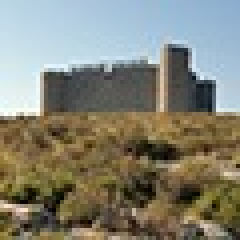
%> input picture Octave/Montgri.jpg, 60 x 60 px (shown 4 times larger)
$ octave SplitImageRGBChannels.m   (GNU Octave 9; MATLAB toolbox functions it lacks are replaced by stand-ins)
%> lines starting %> are read from the running program, lines starting %| are printed output that depends on the picture
% Read in original RGB image.
rgbImage = imread('Montgri.jpg');
%> rgbImage is the input picture: size 60x60x3 uint8; mean R, G, B 131.8, 131, 117.5
% Extract color channels.
redChannel = rgbImage(:,:,1); % Red channel
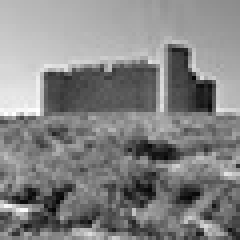
%> redChannel: size 60x60 uint8 (shown 4 times larger); min 5, max 255, mean 131.8
greenChannel = rgbImage(:,:,2); % Green channel
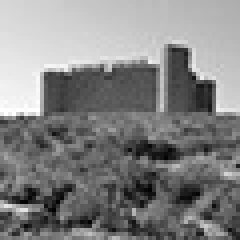
%> greenChannel: size 60x60 uint8 (shown 4 times larger); min 0, max 255, mean 131
blueChannel = rgbImage(:,:,3); % Blue channel
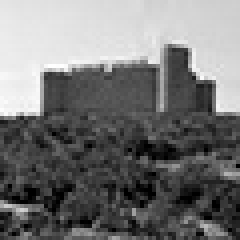
%> blueChannel: size 60x60 uint8 (shown 4 times larger); min 0, max 255, mean 117.5
% Create an all black channel.
allBlack = zeros(size(rgbImage, 1), size(rgbImage, 2), 'uint8');
% Create color versions of the individual color channels.
just_red = cat(3, redChannel, allBlack, allBlack);
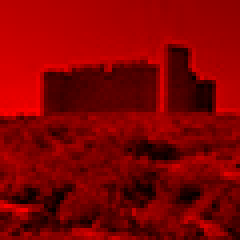
%> just_red: size 60x60x3 uint8 (shown 4 times larger); mean R, G, B 131.8, 0, 0
just_green = cat(3, allBlack, greenChannel, allBlack);
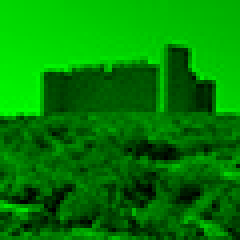
%> just_green: size 60x60x3 uint8 (shown 4 times larger); mean R, G, B 0, 131, 0
just_blue = cat(3, allBlack, allBlack, blueChannel);
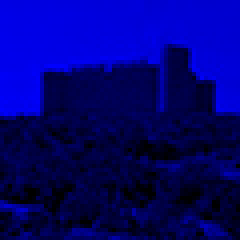
%> just_blue: size 60x60x3 uint8 (shown 4 times larger); mean R, G, B 0, 0, 117.5
% Recombine the individual color channels to create the original RGB image again.
recombinedRGBImage = cat(3, redChannel, greenChannel, blueChannel);
% Display them all.
subplot(3, 3, 2);
imshow(rgbImage);
fontSize = 20;
title('Original RGB Image', 'FontSize', fontSize)
subplot(3, 3, 4);
imshow(just_red);
title('Red Channel in Red', 'FontSize', fontSize)
subplot(3, 3, 5);
imshow(just_green)
title('Green Channel in Green', 'FontSize', fontSize)
subplot(3, 3, 6);
imshow(just_blue);
title('Blue Channel in Blue', 'FontSize', fontSize)
subplot(3, 3, 8);
imshow(recombinedRGBImage);
title('Recombined to Form Original RGB Image Again', 'FontSize', fontSize)
% Set up figure properties:
% Enlarge figure to full screen.
set(gcf, 'Units', 'Normalized', 'OuterPosition', [0, 0, 1, 1]);
% Get rid of tool bar and pulldown menus that are along top of figure.
% set(gcf, 'Toolbar', 'none', 'Menu', 'none');
% Give a name to the title bar.
set(gcf, 'Name', 'Demo by ImageAnalyst', 'NumberTitle', 'Off')
